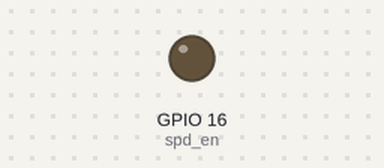
The program below on a simulated Raspberry Pi (BCM pin numbers). On the bench: output pins drawn as LEDs (lit = HIGH). At 1.0 s the program stops and its outputs stay as they are.

Above: at 0.1 s.
At 1.1 s:
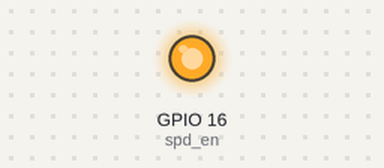
Timing chart, 0 to 2.5 s (numbered marks = the images above):
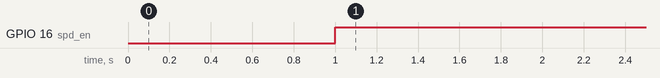

Measured:
- by itself, GPIO 16 (spd_en): LOW → HIGH at 1.0 s

The program:

spd_enable.py
```python
#!/usr/bin/python3

#
# Within th programmer project, compile and use it as follows:
# # # cd /home/pi/ddr4s/fw/Pi
# # # ./spd_prog
# # # ./calc -f mySPD.bin
#

#
# ls /home/pi/ddr4s/spd/DDR4\ UDIMM/Corsair/40G057A.bin
# ./calc -f /home/pi/ddr4s/spd/DDR4\ UDIMM/Corsair/40G057A.bin
#


#
# ls /home/pi/ddr4s/spd/DDR4\ UDIMM/Corsair/40G062A.bin
# ./calc -f /home/pi/ddr4s/spd/DDR4\ UDIMM/Corsair/40G062A.bin
#

import time
import RPi.GPIO as gpio

spd_en = 16

gpio.setmode(gpio.BCM)
gpio.setup(spd_en, gpio.OUT)

time.sleep(1)

gpio.output(spd_en, gpio.HIGH)
```
